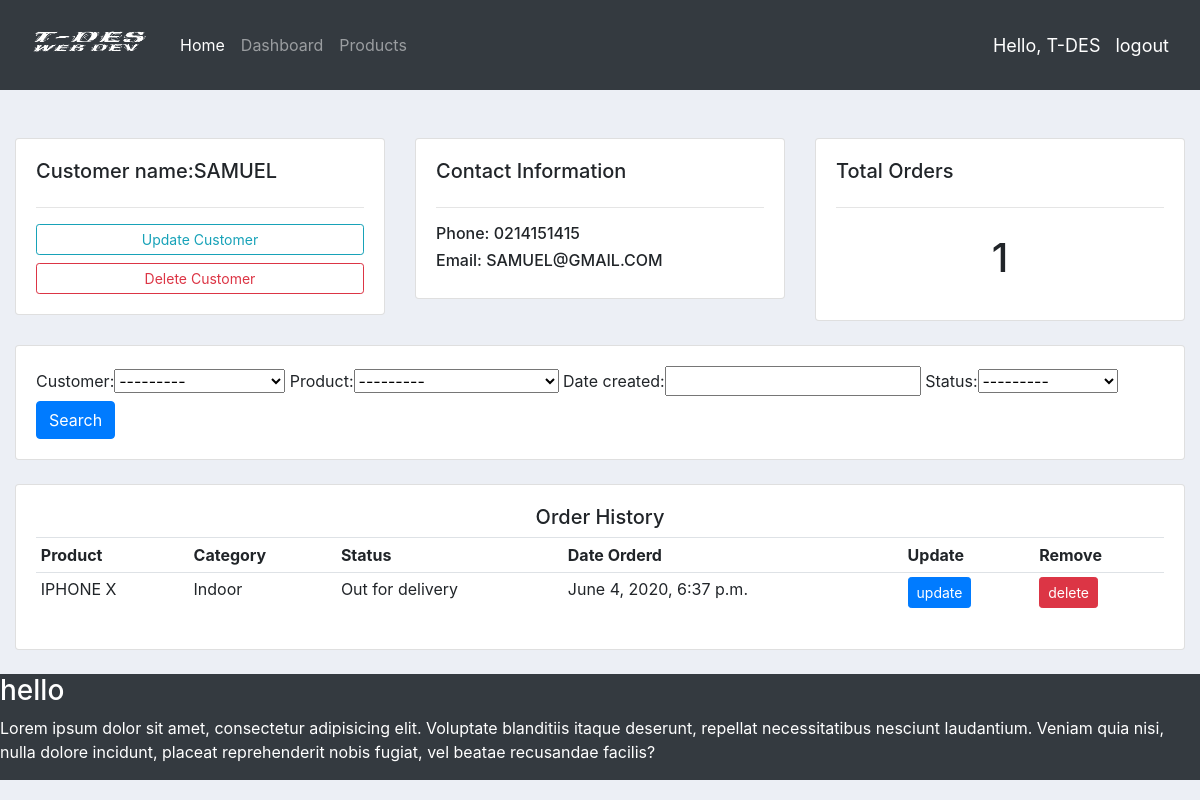
Screenshot of /customers/1/ (signed in) with the database file from the repository.
### accounts/models.py (models this page shows, shortened)
class Customer(models.Model):
    user = models.OneToOneField(User, null=True, on_delete=models.CASCADE)
    name = models.CharField(max_length=100, null=True)
    phone = models.CharField(max_length=15, null=True)
    profile_pic = models.ImageField(default='profile1.png',upload_to='pics',null=True, blank=True)
    email= models.CharField(max_length=100, null=True)
    date_created = models.DateTimeField(auto_now_add=True, null=True)
    def __str__(self):
        return self.name

class Order(models.Model):
    STATUS = (
			('Pending', 'Pending'),
			('Out for delivery', 'Out for delivery'),
			('Delivered', 'Delivered'),
			)
    customer = models.ForeignKey(Customer, null=True, on_delete=models.SET_NULL)
    product = models.ForeignKey(Product, null=True, on_delete=models.SET_NULL)
    date_created = models.DateTimeField(auto_now_add=True, null=True)
    status = models.CharField(max_length=200, null=True, choices=STATUS)

class Product(models.Model):
    CATEGORY = (
			('Indoor', 'Indoor'),
			('Out Door', 'Out Door'),
			)
    name = models.CharField(max_length=100, null=True)
    price = models.FloatField(null=True)
    category = models.CharField(max_length=100, null=True, choices=CATEGORY)
    description = models.TextField(null=True)
    date_created = models.DateTimeField(auto_now_add=True, null=True)
    tag =models.ManyToManyField(Tag)
    def __str__(self):
        return self.name

### accounts/views.py (the view)
# urls.py: path('customers/<str:pk>/', views.customers, name="customers"),
@login_required(login_url='login')
def customers(request, pk):
    customers = Customer.objects.get(id=pk)
    orders = customers.order_set.all()
    order_count = orders.count()
    myFilter = orderFilter(request.GET, queryset=orders)
    orders = myFilter.qs
    context = {'customers':customers, 'orders':orders, 'order_count':order_count,'myFilter':myFilter}
    return render(request, 'customers.html', context)

### templates/customers.html
{%  extends 'index.html' %}
{% block content %}
	<br>
<div class="row">
	<div class="col-md">
		<div class="card card-body">
			<h5>Customer name:{{customers.name}}</h5>
			<hr>
			<a class="btn btn-outline-info  btn-sm btn-block" href="">Update Customer</a>
			<a class="btn btn-outline-danger  btn-sm btn-block" href="">Delete Customer</a>
		</div>
	</div>
	<div class="col-md">
		<div class="card card-body">
			<h5>Contact Information</h5>
			<hr>
			<h6>Phone: {{customers.phone}}</h6>
			<h6>Email: {{customers.email}}</h6>
		</div>
	</div>
	<div class="col-md">
		<div class="card card-body">
			<h5>Total Orders</h5>
			<hr>
			<h1 style="text-align: center;padding: 10px">{{order_count}}</h1>
		</div>
	</div>
</div>
<br>
<div class="row">
	<div class="col">
		<div class="card card-body">
			<form method="get">
				{{myFilter.form}}
		    <button class="btn btn-primary" type="submit">Search</button>
		  </form>
		</div>
	</div>
</div>
<br>
<div class="row">
	<div class="col-md">
		<div class="card">
			<div class="card-body">
				<h5 class="text-center">Order History</h5>
				<table class="table table-sm">
					<tr>
						<th>Product</th>
						<th>Category</th>
						<th>Status</th>
						<th>Date Orderd</th>
						<th>Update</th>
						<th>Remove</th>
					</tr>
					{% for order in orders %}
					<tr>
						<td>{{order.product.name}}</td>
						<td>{{order.product.category}}</td>
						<td>{{order.status}}</td>
						<td>{{order.date_created}}</td>
						<td><a href="{% url 'updateOrder' order.id %}" class="btn btn-sm btn-primary">update</a></td>
						<td><a href="{% url 'deleteOrder' order.id %}" class="btn btn-sm btn-danger">delete</a></td>
					</tr>
					{% endfor %}
				</table>
			</div>
		</div>
	</div>
</div>
{% endblock %}

### templates/navbar.html (shortened to what this page needs)
{% load static %}
<!DOCTYPE html>
<html lang="en">
<head>
</head>
<body>
    <nav class="navbar navbar-expand-lg navbar-dark bg-dark" id="navb">
      <a class="navbar-brand" href="/">  <img id="logo" src="{% static 'images/logo.png' %}"> </a>
        <div class="collapse navbar-collapse" id="navbarNavAltMarkup">
          <div class="navbar-nav">
            <a class="nav-item nav-link active" href="/">Home <span class="sr-only">(current)</span></a>
            {% if request.user.is_staff %}
            <a class="nav-item nav-link" href="/dashboard">Dashboard</a>
            <a class="nav-item nav-link" href="/products">Products</a>
            {% elif user.is_authenticated %}
            <a class="nav-item nav-link" href="{% url 'accountSettings' %}">settings</a>
            {% endif %}
          </div>
        </div>
        {% if user.is_authenticated %}
        <span class="hello">Hello, {{request.user|upper}}</span>
        <span><a class="hello" href="{% url 'logout' %}">logout</a></span>
        {% else %}
        <span class="hello">Hello</span>
        <a class="nav-item nav-link" href="{% url 'register' %}">Sign up</a>
        <a class="nav-item nav-link text-success" href="{% url 'login' %}">Sign in</a>
        {% endif %}
   </nav>
</body>
</html>

### static/css/main.css (style rules this page uses)
.bg { background-color: #eceff5; }

### templates/navbar.html (style rules this page uses)
.hello { font-size: 18px; color: #ffffff; margin-right: 15px; }
#logo { max-height: 80px; width: 140px; }
#navb { padding-bottom: 0px; padding-top: 0px; }

### rows the page displays
Customer: name "SAMUEL", phone "0214151415", email "SAMUEL@GMAIL.COM"
Order: product.name "IPHONE X", product.category "Indoor", status "Out for delivery", date_created "June 4, 2020, 6:37 p.m."

### other values shown
{{ request.user|upper }} "T-DES"
{{ order_count }} "1"
